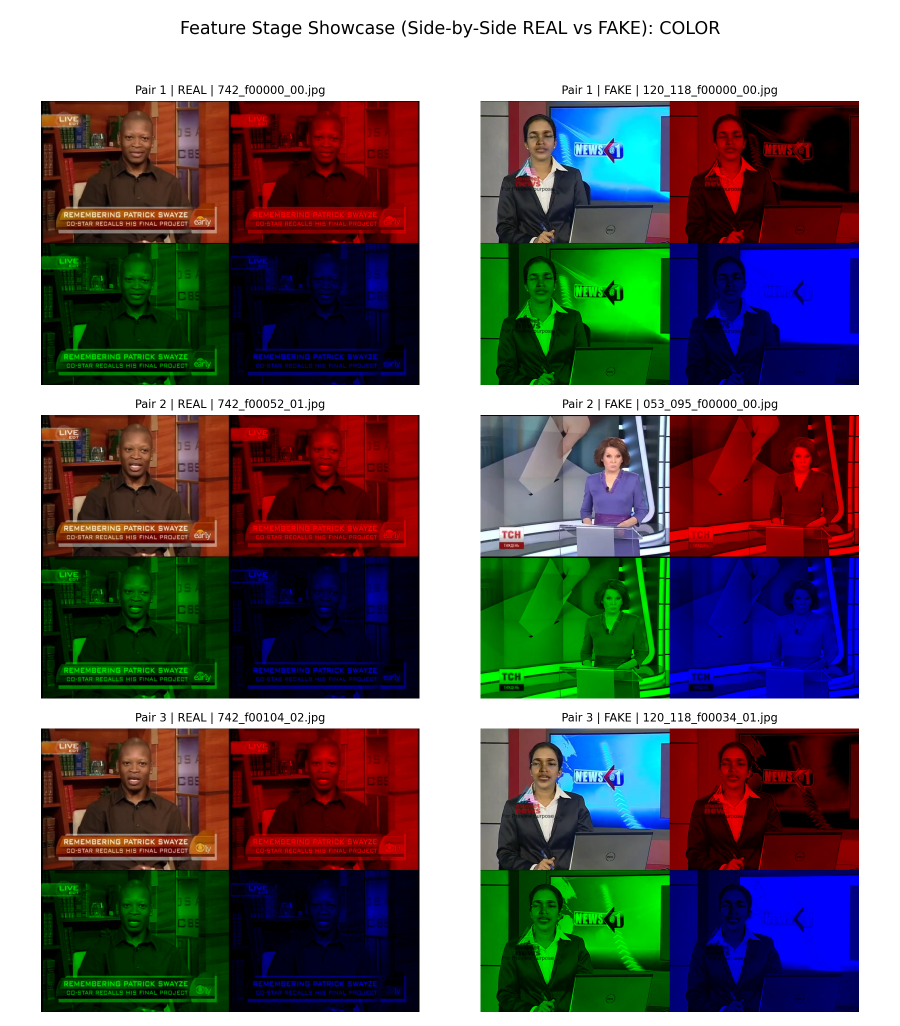
#> input picture feature_benchmark/cifake_analysis/feature_stage_images/color_stage_showcase.png, 1800 x 2051 px (shown at 1/2 size)
$ python -i image_processing.py   (imports and definitions only)
#> lines starting #> are read from the running program, lines starting #| are printed output that depends on the picture
from __future__ import annotations

import cv2
import numpy as np


def load_image_from_upload(uploaded_file) -> np.ndarray:
    file_bytes = np.asarray(bytearray(uploaded_file.read()), dtype=np.uint8)
    bgr = cv2.imdecode(file_bytes, cv2.IMREAD_COLOR)
    if bgr is None:
        raise ValueError("Failed to decode uploaded image.")
    return cv2.cvtColor(bgr, cv2.COLOR_BGR2RGB)


def ensure_rgb(image: np.ndarray) -> np.ndarray:
    if image.ndim == 2:
        return cv2.cvtColor(image, cv2.COLOR_GRAY2RGB)
    if image.shape[2] == 4:
        return cv2.cvtColor(image, cv2.COLOR_RGBA2RGB)
    return image


def to_gray(image: np.ndarray) -> np.ndarray:
    image = ensure_rgb(image)
    return cv2.cvtColor(image, cv2.COLOR_RGB2GRAY)


def normalize_map(values: np.ndarray) -> np.ndarray:
    values = values.astype(np.float32)
    min_val = float(values.min())
    max_val = float(values.max())
    if max_val - min_val < 1e-8:
        return np.zeros_like(values, dtype=np.float32)
    return (values - min_val) / (max_val - min_val)


def to_uint8(values: np.ndarray) -> np.ndarray:
    return (255.0 * normalize_map(values)).astype(np.uint8)


def fit_image_to_box(image: np.ndarray, max_width: int = 640, max_height: int = 420) -> np.ndarray:
    height, width = image.shape[:2]
    if height <= 0 or width <= 0:
        return image

    scale_w = max_width / width
    scale_h = max_height / height
    scale = min(scale_w, scale_h, 1.0)

    new_width = max(1, int(round(width * scale)))
    new_height = max(1, int(round(height * scale)))

    if new_width == width and new_height == height:
        return image

    return cv2.resize(image, (new_width, new_height), interpolation=cv2.INTER_AREA)

>>> import cv2
>>> picture = cv2.cvtColor(cv2.imread('../../../feature_benchmark/cifake_analysis/feature_stage_images/color_stage_showcase.png'), cv2.COLOR_BGR2RGB)
>>> result = to_gray(picture)
#> in to_gray, `return cv2.cvtColor(image, cv2.COLOR_RGB2GRAY)`:
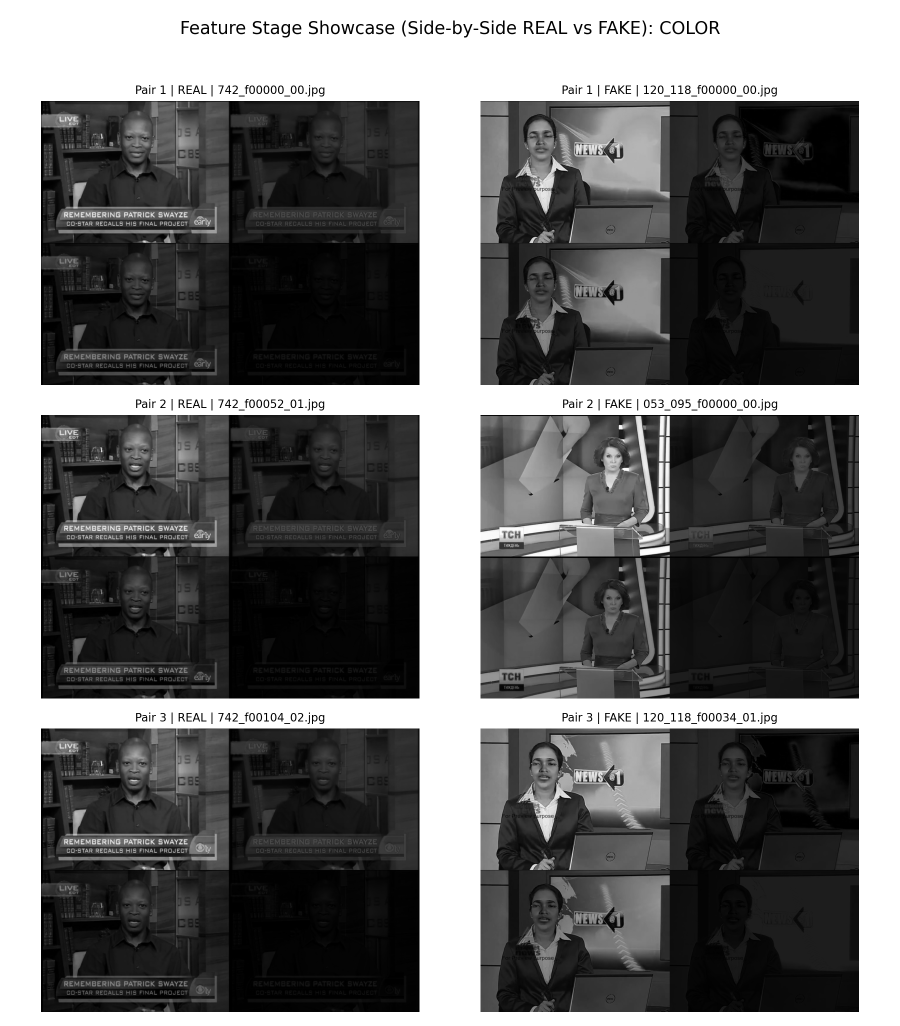
#> returned value: shape (2051, 1800) (shown at 1/2 size); min 0, max 255, mean 106.8
